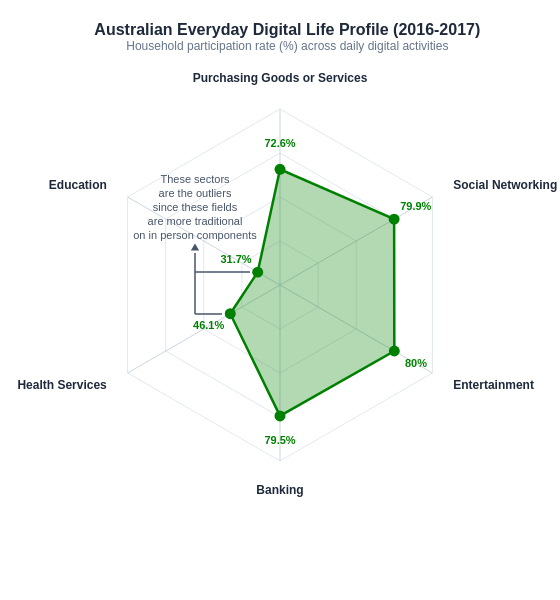

Express this chart as Vega-Lite.
### Vega specification from a JSON file in a GitHub repository (floating-point values rounded to 4 significant figures)
{"$schema": "https://vega.github.io/schema/vega/v5.json", "description": "Australian Everyday Digital Life Profile radar chart", "width": 560, "height": 600, "padding": {"left": 150, "right": 150, "top": 20, "bottom": 50}, "autosize": {"type": "none", "contains": "padding"}, "title": {"text": "Australian Everyday Digital Life Profile (2016-2017)", "subtitle": "Household participation rate (%) across daily digital activities", "anchor": "middle", "fontSize": 16, "subtitleFontSize": 12, "color": "#1e293b", "subtitleColor": "#64748b", "offset": 20}, "signals": [{"name": "radius", "value": 176}], "data": [{"name": "table", "values": [{"key": "Banking", "value": 79.5, "id": 0}, {"key": "Entertainment", "value": 80.0, "id": 1}, {"key": "Social Networking", "value": 79.9, "id": 2}, {"key": "Purchasing Goods or Services", "value": 72.6, "id": 3}, {"key": "Education", "value": 31.7, "id": 4}, {"key": "Health Services", "value": 46.1, "id": 5}]}, {"name": "rings", "values": [{"level": 40}, {"level": 60}, {"level": 80}, {"level": 100}]}, {"name": "arrows", "values": [{"x": -30, "y": -13, "x2": -85, "y2": -13}, {"x": -58, "y": 29, "x2": -85, "y2": 29}, {"x": -85, "y": 29, "x2": -85, "y2": -32}]}, {"name": "arrowhead", "values": [{"x": -85, "y": -38}]}], "scales": [{"name": "radial", "type": "linear", "domain": [20, 100], "range": {"signal": "[0, radius]"}, "zero": false, "nice": false}], "encode": {"enter": {"x": {"signal": "width / 2"}, "y": {"signal": "height / 2"}}}, "marks": [{"type": "group", "name": "ring-group", "zindex": 0, "from": {"facet": {"data": "rings", "name": "ringFacet", "groupby": "level"}}, "marks": [{"type": "line", "from": {"data": "table"}, "encode": {"enter": {"interpolate": {"value": "linear-closed"}, "x": {"signal": "scale('radial', parent.level) * cos(datum.id * PI / 3 - PI / 2)"}, "y": {"signal": "-scale('radial', parent.level) * sin(datum.id * PI / 3 - PI / 2)"}, "stroke": {"value": "#e2e8f0"}, "strokeWidth": {"value": 1}}}}]}, {"type": "rule", "name": "spokes", "from": {"data": "table"}, "zindex": 0, "encode": {"enter": {"x": {"value": 0}, "y": {"value": 0}, "x2": {"signal": "radius * cos(datum.id * PI / 3 - PI / 2)"}, "y2": {"signal": "-radius * sin(datum.id * PI / 3 - PI / 2)"}, "stroke": {"value": "#cbd5e1"}, "strokeWidth": {"value": 1}}}}, {"type": "line", "name": "area", "from": {"data": "table"}, "zindex": 1, "encode": {"enter": {"interpolate": {"value": "linear-closed"}, "x": {"signal": "scale('radial', datum.value) * cos(datum.id * PI / 3 - PI / 2)"}, "y": {"signal": "-scale('radial', datum.value) * sin(datum.id * PI / 3 - PI / 2)"}, "fill": {"value": "green"}, "fillOpacity": {"value": 0.3}, "stroke": {"value": "green"}, "strokeWidth": {"value": 2.5}}}}, {"type": "symbol", "name": "points", "from": {"data": "table"}, "zindex": 2, "encode": {"enter": {"x": {"signal": "scale('radial', datum.value) * cos(datum.id * PI / 3 - PI / 2)"}, "y": {"signal": "-scale('radial', datum.value) * sin(datum.id * PI / 3 - PI / 2)"}, "size": {"value": 120}, "fill": {"value": "green"}, "cursor": {"value": "pointer"}, "tooltip": {"signal": "{'Activity': datum.key, 'Participation Rate (%)': format(datum.value, '.1f')}"}}}}, {"type": "text", "name": "value-labels", "from": {"data": "table"}, "zindex": 2, "encode": {"enter": {"x": {"signal": "(scale('radial', datum.value) + 25) * cos(datum.id * PI / 3 - PI / 2)"}, "y": {"signal": "-(scale('radial', datum.value) + 25) * sin(datum.id * PI / 3 - PI / 2)"}, "text": {"signal": "datum.value + '%'"}, "align": {"value": "center"}, "baseline": {"value": "middle"}, "fontWeight": {"value": "bold"}, "fontSize": {"value": 11}, "fill": {"value": "green"}}}}, {"type": "text", "name": "category-labels", "from": {"data": "table"}, "zindex": 2, "encode": {"enter": {"x": {"signal": "(radius + 24) * cos(datum.id * PI / 3 - PI / 2)"}, "y": {"signal": "-(radius + 24) * sin(datum.id * PI / 3 - PI / 2)"}, "text": {"field": "key"}, "align": [{"test": "abs(cos(datum.id * PI / 3 - PI / 2)) < 0.1", "value": "center"}, {"test": "cos(datum.id * PI / 3 - PI / 2) > 0", "value": "left"}, {"value": "right"}], "baseline": [{"test": "sin(datum.id * PI / 3 - PI / 2) < -0.9", "value": "top"}, {"test": "sin(datum.id * PI / 3 - PI / 2) > 0.9", "value": "bottom"}, {"value": "middle"}], "fontWeight": {"value": "bold"}, "fontSize": {"value": 12}, "fill": {"value": "#1e293b"}}}}, {"type": "text", "name": "annotation-paragraph", "zindex": 3, "encode": {"enter": {"x": {"value": -85}, "y": {"value": -100}, "text": {"value": ["These sectors", "are the outliers", "since these fields", "are more traditional", "on in person components"]}, "align": {"value": "center"}, "baseline": {"value": "bottom"}, "fontSize": {"value": 11}, "lineHeight": {"value": 14}, "fill": {"value": "#475569"}}}}, {"type": "rule", "name": "arrow-lines", "from": {"data": "arrows"}, "zindex": 3, "encode": {"enter": {"x": {"field": "x"}, "y": {"field": "y"}, "x2": {"field": "x2"}, "y2": {"field": "y2"}, "stroke": {"value": "#475569"}, "strokeWidth": {"value": 1.5}}}}, {"type": "symbol", "name": "arrow-heads", "from": {"data": "arrowhead"}, "zindex": 3, "encode": {"enter": {"x": {"field": "x"}, "y": {"field": "y"}, "shape": {"value": "triangle-up"}, "size": {"value": 70}, "fill": {"value": "#475569"}}}}]}
